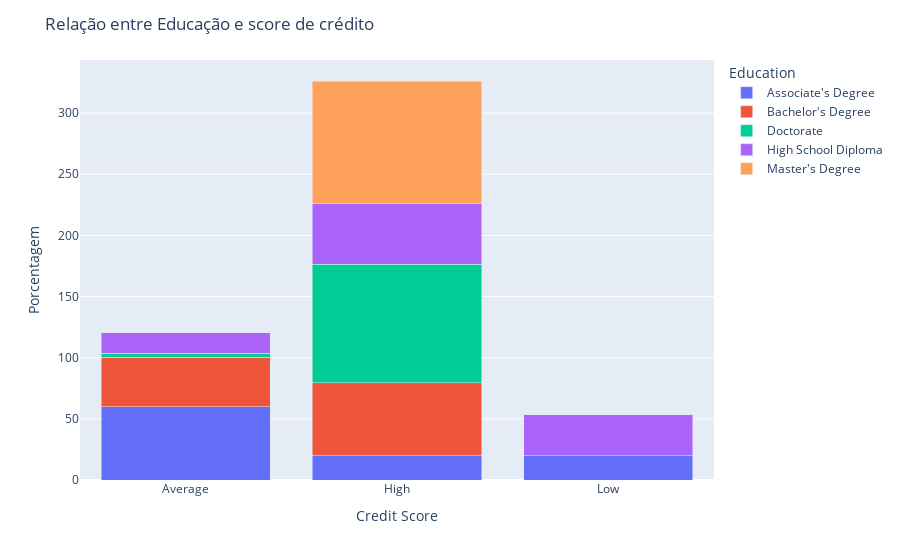

Write notebook code for a chart like this one.
### Code cell
df_agrupa = df.groupby(["Education", "Credit Score"]).size().reset_index(name="count")
total_agrupa = df_agrupa.groupby("Education")["count"].transform("sum")
df_agrupa["percent"] = (df_agrupa["count"] / total_agrupa) * 100

fig = px.bar(df_agrupa, x="Credit Score", y="percent", color="Education", barmode="stack",
             labels={"Age": "Idade", "percent": "Porcentagem", "Education": "Educação"})

fig.update_layout(title="Relação entre Educação e score de crédito",
                  yaxis_title="Porcentagem",
                  legend_title="Education")
fig.show()

### Figure 1 — Plotly figure (JSON) as saved in the notebook; plotly's stock layout.template omitted (floating-point values rounded to 4 significant figures)
{"data": [{"alignmentgroup": "True", "hovertemplate": "Educação=Associate's Degree<br>Credit Score=%{x}<br>Porcentagem=%{y}<extra></extra>", "legendgroup": "Associate's Degree", "marker": {"color": "#636efa", "pattern": {"shape": ""}}, "name": "Associate's Degree", "offsetgroup": "Associate's Degree", "orientation": "v", "showlegend": true, "textposition": "auto", "type": "bar", "x": ["Average", "High", "Low"], "xaxis": "x", "y": [60, 20, 20], "yaxis": "y"}, {"alignmentgroup": "True", "hovertemplate": "Educação=Bachelor's Degree<br>Credit Score=%{x}<br>Porcentagem=%{y}<extra></extra>", "legendgroup": "Bachelor's Degree", "marker": {"color": "#EF553B", "pattern": {"shape": ""}}, "name": "Bachelor's Degree", "offsetgroup": "Bachelor's Degree", "orientation": "v", "showlegend": true, "textposition": "auto", "type": "bar", "x": ["Average", "High"], "xaxis": "x", "y": [40.54, 59.46], "yaxis": "y"}, {"alignmentgroup": "True", "hovertemplate": "Educação=Doctorate<br>Credit Score=%{x}<br>Porcentagem=%{y}<extra></extra>", "legendgroup": "Doctorate", "marker": {"color": "#00cc96", "pattern": {"shape": ""}}, "name": "Doctorate", "offsetgroup": "Doctorate", "orientation": "v", "showlegend": true, "textposition": "auto", "type": "bar", "x": ["Average", "High"], "xaxis": "x", "y": [3.226, 96.77], "yaxis": "y"}, {"alignmentgroup": "True", "hovertemplate": "Educação=High School Diploma<br>Credit Score=%{x}<br>Porcentagem=%{y}<extra></extra>", "legendgroup": "High School Diploma", "marker": {"color": "#ab63fa", "pattern": {"shape": ""}}, "name": "High School Diploma", "offsetgroup": "High School Diploma", "orientation": "v", "showlegend": true, "textposition": "auto", "type": "bar", "x": ["Average", "High", "Low"], "xaxis": "x", "y": [16.67, 50, 33.33], "yaxis": "y"}, {"alignmentgroup": "True", "hovertemplate": "Educação=Master's Degree<br>Credit Score=%{x}<br>Porcentagem=%{y}<extra></extra>", "legendgroup": "Master's Degree", "marker": {"color": "#FFA15A", "pattern": {"shape": ""}}, "name": "Master's Degree", "offsetgroup": "Master's Degree", "orientation": "v", "showlegend": true, "textposition": "auto", "type": "bar", "x": ["High"], "xaxis": "x", "y": [100], "yaxis": "y"}], "layout": {"autosize": true, "barmode": "stack", "legend": {"title": {"text": "Education"}, "tracegroupgap": 0}, "margin": {"t": 60}, "title": {"text": "Relação entre Educação e score de crédito"}, "xaxis": {"anchor": "y", "autorange": true, "domain": [0, 1], "range": [-0.5, 2.5], "title": {"text": "Credit Score"}, "type": "category"}, "yaxis": {"anchor": "x", "autorange": true, "domain": [0, 1], "range": [0, 343.4], "title": {"text": "Porcentagem"}, "type": "linear"}}}
